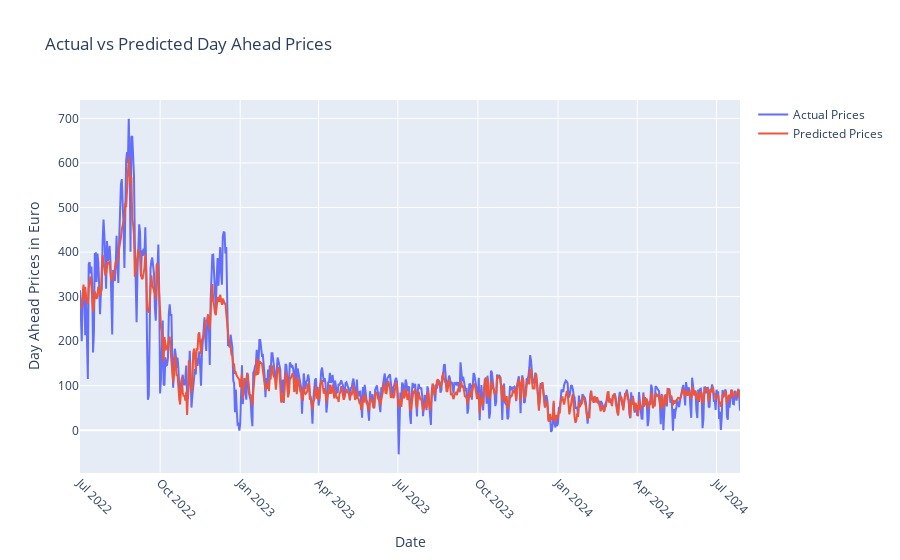

Here is the notebook cell this chart was saved with:
### Code cell
import plotly.graph_objs as go

# Create a plotly figure
fig = go.Figure()

# Add actual prices trace
fig.add_trace(go.Scatter(x=y_test.index, y=y_test, mode='lines', name='Actual Prices'))

# Add predicted prices trace
fig.add_trace(go.Scatter(x=y_test.index, y=y_pred, mode='lines', name='Predicted Prices'))

# Update layout for better readability
fig.update_layout(
    title='Actual vs Predicted Day Ahead Prices',
    xaxis_title='Date',
    yaxis_title='Day Ahead Prices in Euro',
    xaxis=dict(
        tickangle=45,  # Rotate x-axis labels 45 degrees
        tickmode='auto',
        nticks=12  # Limit number of ticks to 12 (one per month)
    ),
    template='plotly'
)

# Show the plot
fig.show()

# Optionally save the plot (make sure you have installed 'kaleido')
fig.write_image('actual_vs_predicted_prices.png')

### Figure 1 — Plotly figure (JSON) as saved in the notebook; plotly's stock layout.template omitted (floating-point values rounded to 4 significant figures; data arrays with more than 128 entries replaced by an {"elided": "..."} marker saying what was removed)
{"data": [{"mode": "lines", "name": "Actual Prices", "type": "scatter", "x": {"elided": "759 str values"}, "y": {"elided": "759 float values"}}, {"mode": "lines", "name": "Predicted Prices", "type": "scatter", "x": {"elided": "759 str values"}, "y": {"elided": "759 float values"}}], "layout": {"title": {"text": "Actual vs Predicted Day Ahead Prices"}, "xaxis": {"nticks": 12, "tickangle": 45, "tickmode": "auto", "title": {"text": "Date"}}, "yaxis": {"title": {"text": "Day Ahead Prices in Euro"}}}}
